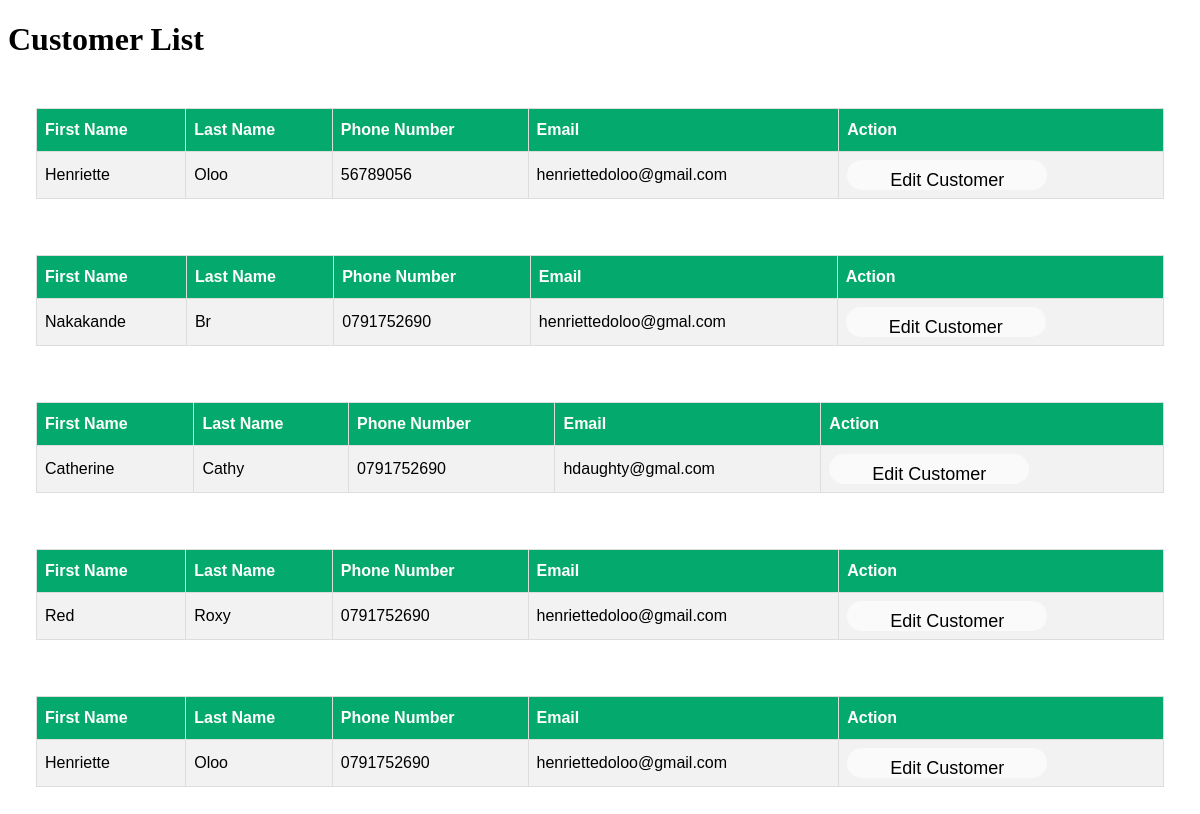
/customer/customers/list, run on an earlier commit of the app's database.
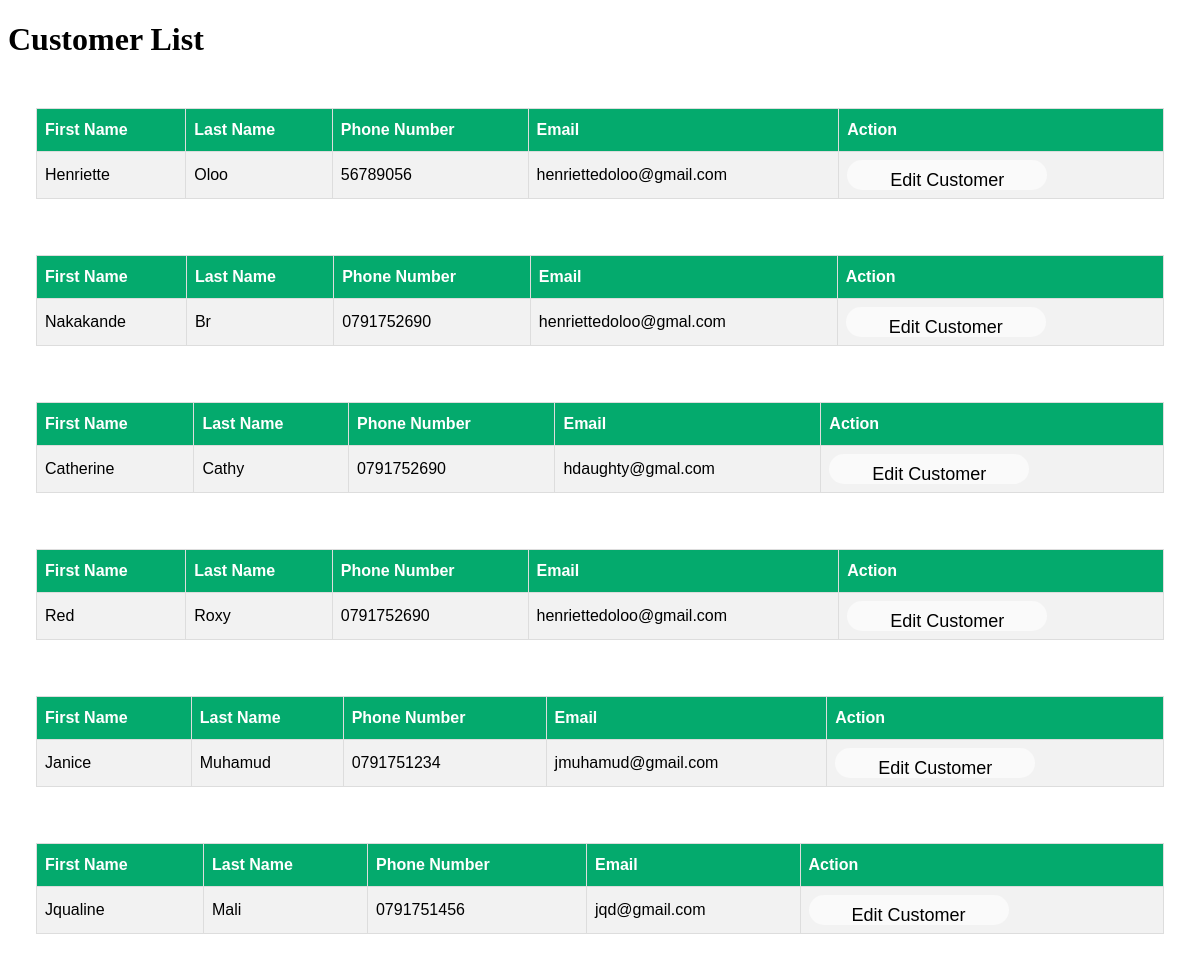
And on a later commit of the database.
### customer/models.py (models this page shows, shortened)
class Customer(models.Model):
    first_name = models.CharField(max_length=50)
    last_name = models.CharField(max_length=50)
    phonenumber = models.CharField(max_length=13)
    email = models.EmailField()
    password = models.CharField(max_length=100)
    user = models.OneToOneField(User, null=True, on_delete=models.CASCADE)

### customer/views.py (the view)
# urls.py: path("customers/list",customer_list,name="customer_list_view"),
def customer_list(request):
    customers=Customer.objects.all()
    return render(request,"customer/customer_list.html",{"customers":customers})

### templates/customer/customer_list.html (shortened to what this page needs)
<!DOCTYPE html>
<html lang="en">
<head>
</head>
<body>
    <h1>Customer List</h1>
    <div class="allproducts">
        {% for customer in customers %}
            <div class="product-container">
                <table id="customers">
                    <tr>
                      <th>First Name</th>
                      <th>Last Name</th>
                      <th>Phone Number</th>
                      <th>Email</th>
                      <th>Action</th>
                    </tr>
                    <tr>
                      <td class="product-name">{{ customer.first_name }}</td>
                      <td class="product-name">{{ customer.last_name }}</td>
                      <td  class="product-name">{{ customer.phonenumber }} </td>
                      <td  class="product-name">{{ customer.email }} </td>
                      <td><a href="{% url 'customer_update' id=customer.id %}"> <button class="btn">Edit Customer</button></a>
                      </td>
                    </tr>
                </table>
                     </div>
        {% endfor %}
    </div>
</body>
</html>

### templates/customer/customer_list.html (style rules this page uses)
.allproducts { display: grid; grid-template-columns: repeat(1 ,1fr); }
.product-container { padding: 20px; margin: 8px; display: grid; gap: 2%; border: none; }
#customers { font-family: Arial, Helvetica, sans-serif; border-collapse: collapse; width: 100%; }
#customers td, #customers th { border: 1px solid #ddd; padding: 8px; }
#customers tr:nth-child(even) { background-color: #f2f2f2; }
#customers th { padding-top: 12px; padding-bottom: 12px; text-align: left; background-color: #04AA6D; color: white; }
button { background-color: rgb(250, 250, 250); color: black; padding: 10px 20px; font-size: 18px; width: 200px; height: 200px; border: none; cursor: cell; border-radius: 20px; height: 30px; font-size: large; transition: background-color 0.3s ease; }

What changed in the data, as far as the page shows it:
changed Customer: first_name "Henriette" → "Janice"; last_name "Oloo" → "Muhamud"; phonenumber "0791752690" → "0791751234"; email "henriettedoloo@gmail.com" → "jmuhamud@gmail.com"
added Customer: first_name "Jqualine", last_name "Mali", phonenumber "0791751456", email "jqd@gmail.com"
